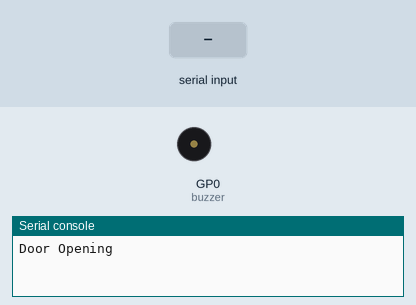
Bench run of a program on a simulated Raspberry Pi Pico running MicroPython. Shown: buzzer (waves = sounding), the last lines printed to the serial console. The inputs (shaded band) are chosen by the test bench.

Above: at 1.2 s.
1.3 s: "1" typed at the serial console, then Enter
At 1.4 s:
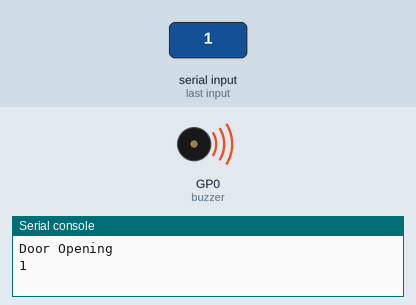
Timing chart, 0 to 4.3 s (numbered marks = the images above; inputs shaded):
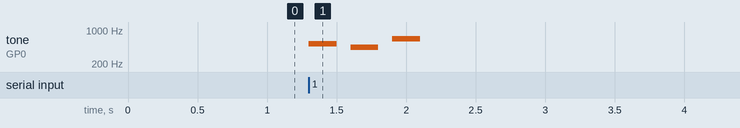

The program:

signaturetune.py
```python
#Library
from machine import Pin, PWM
import time
#setup
buzzer=PWM(Pin(0))

input('Door Opening')
buzzer.duty_u16(10000)  #duty cycle
buzzer.freq(523)        #frequency
time.sleep(.2)          #play time
buzzer.duty_u16(0)      #stop
time.sleep(.1)          #stop time

buzzer.duty_u16(10000)
buzzer.freq(440)
time.sleep(.2)
buzzer.duty_u16(0)
time.sleep(.1)

buzzer.duty_u16(10000)
buzzer.freq(659)
time.sleep(.2)
buzzer.duty_u16(0)
time.sleep(.1)

input('Door Closing')
time.sleep(.2)

buzzer.duty_u16(10000)  #duty cycle
buzzer.freq(659)        #frequency
time.sleep(.2)          #play time
buzzer.duty_u16(0)      #stop
time.sleep(.1)          #stop time

buzzer.duty_u16(10000)
buzzer.freq(440)
time.sleep(.2)
buzzer.duty_u16(0)
time.sleep(.1)

buzzer.duty_u16(10000)
buzzer.freq(523)
time.sleep(.2)
buzzer.duty_u16(0)
time.sleep(.1)
```

Measured:
- after the input at 1.3 s, tone on GP0 (buzzer): plays 523 Hz for 0.20 s, 440 Hz for 0.20 s, 659 Hz for 0.20 s, starting at once
